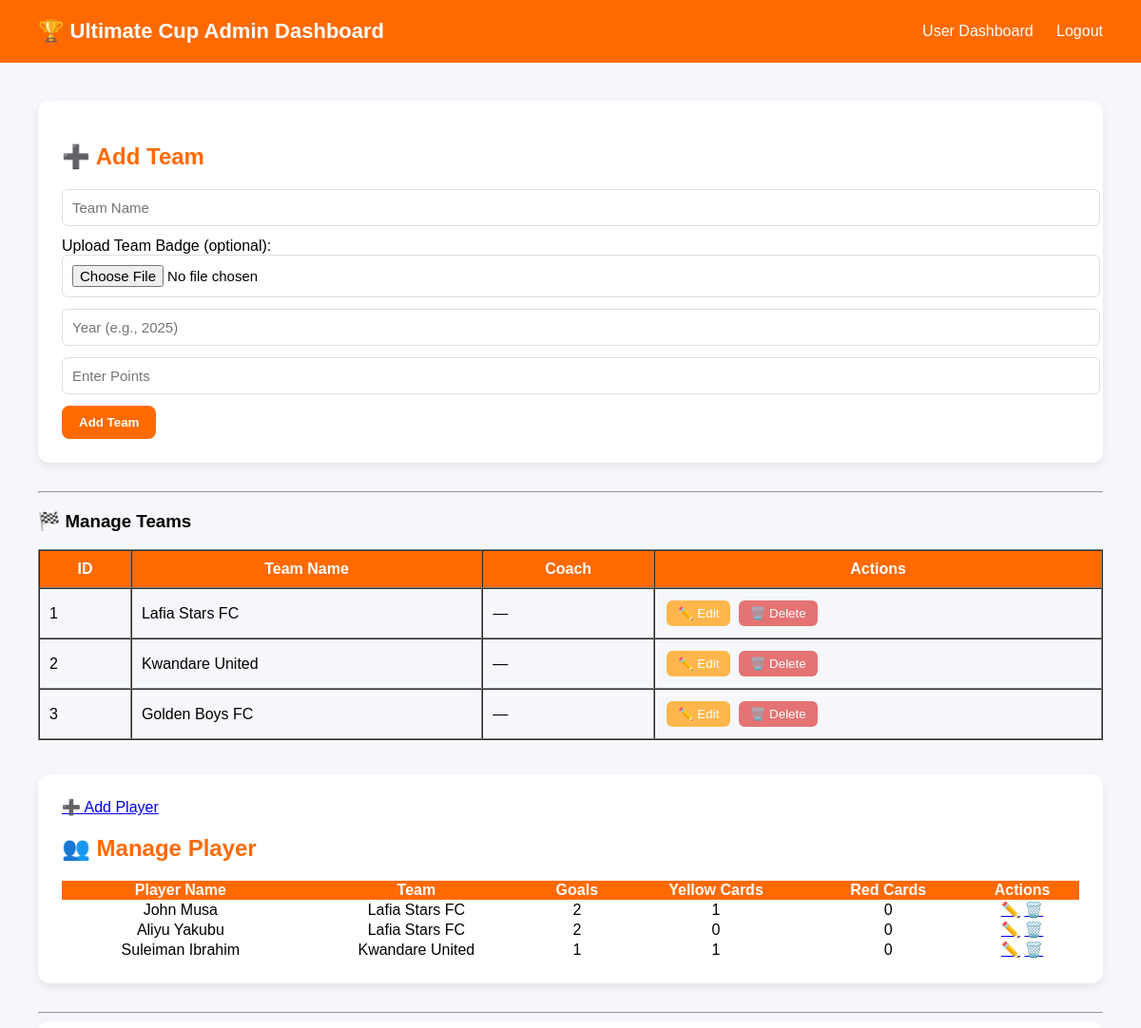
Before: /admin (signed in, upper part) with the older database file.
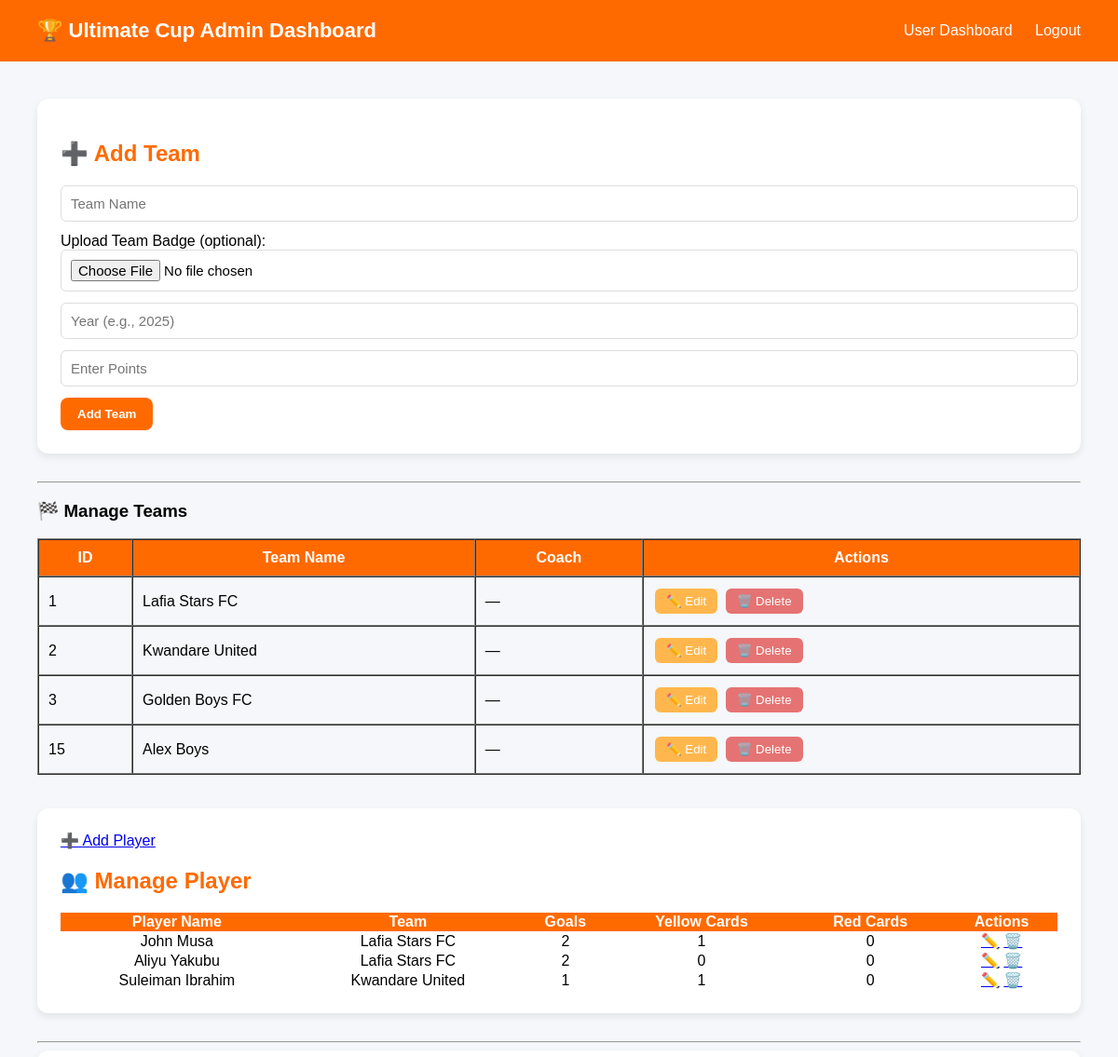
After: the same page with the newer database file.
### tables this page shows
CREATE TABLE teams (
    id INTEGER PRIMARY KEY AUTOINCREMENT,
    name TEXT NOT NULL,
    group_name TEXT
, badge_path TEXT, coach TEXT, badge TEXT);

CREATE TABLE players (
    id INTEGER PRIMARY KEY AUTOINCREMENT,
    name TEXT NOT NULL,
    team_id INTEGER,
    goals INTEGER DEFAULT 0,
    yellow_cards INTEGER DEFAULT 0,
    red_cards INTEGER DEFAULT 0,
    FOREIGN KEY (team_id) REFERENCES teams(id)
);

### app.py (the view)
@app.route('/admin')
def admin_dashboard():
    if 'logged_in' not in session:
        return redirect(url_for('login'))
    conn = get_db()
    teams = conn.execute("SELECT * FROM teams").fetchall()
    players = conn.execute("""
        SELECT p.*, t.name AS team_name
        FROM players p
        LEFT JOIN teams t ON p.team_id = t.id
    """).fetchall()
    matches = conn.execute("""
        SELECT m.*, t1.name AS team_a_name, t2.name AS team_b_name
        FROM matches m
        JOIN teams t1 ON m.team_a = t1.id
        JOIN teams t2 ON m.team_b = t2.id
    """).fetchall()
    conn.close()
    return render_template('admin_dashboard.html', teams=teams, players=players, matches=matches)

### app.py (called while the page is built)
def get_db():
    conn = sqlite3.connect("ultimate_cup.db")
    conn.row_factory = sqlite3.Row
    return conn

### templates/admin_dashboard.html (shortened to what this page needs)
<!DOCTYPE html>
<html lang="en">
<head>
</head>
<body>
    <header>
        <h1>🏆 Ultimate Cup Admin Dashboard</h1>
        <nav>
            <a href="{{ url_for('user_dashboard') }}">User Dashboard</a>
            <a href="{{ url_for('logout') }}">Logout</a>
        </nav>
    </header>
    <div class="container">
        <div class="card">
            <h2>➕ Add Team</h2>
            <form action="{{ url_for('add_team') }}" method="POST" enctype="multipart/form-data">
                <input type="text" name="name" placeholder="Team Name" required>
                <label>Upload Team Badge (optional):</label>
                <input type="file" name="badge">
                <input type="number" name="year" placeholder="Year (e.g., 2025)" required>
                <input type="number" step="0.1" name="points" placeholder="Enter Points" required>
                <button type="submit">Add Team</button>
            </form>
        </div>
        <hr>
        <h3>🏁 Manage Teams</h3>
        <table border="1" cellpadding="10" cellspacing="0" width="100%">
            <tr style="background:#FF6A00; color:white;">
                <th>ID</th>
                <th>Team Name</th>
                <th>Coach</th>
                <th>Actions</th>
            </tr>
            {% for team in teams %}
            <tr>
                <td>{{ team['id'] }}</td>
                <td>{{ team['name'] }}</td>
                <td>{{ team['coach'] or '—' }}</td>
                <td>
                    <form action="{{ url_for('edit_team', id=team['id']) }}" method="post" style="display:inline;">
                        <button type="submit" class="btn-edit">✏️ Edit</button>
                    </form>
                    <form action="{{ url_for('delete_team', id=team['id']) }}" method="post" style="display:inline;">
                        <button type="submit" class="btn-delete">🗑️ Delete</button>
                    </form>
                </td>
            </tr>
            {% endfor %}
        </table>
        <br><br>
        <div class="card">
            <a href="{{ url_for('add_player') }}" class="btn btn-success">➕ Add Player</a>
            <h2>👥 Manage Player</h2>
            <table style="width:100%; border-collapse:collapse;">
                <thead style="background:#FF6A00; color:white;">
                    <tr>
                        <th>Player Name</th>
                        <th>Team</th>
                        <th>Goals</th>
                        <th>Yellow Cards</th>
                        <th>Red Cards</th>
                        <th>Actions</th>
                    </tr>
                </thead>
                <tbody>
                    {% for player in players %}
                    <tr style="text-align:center;">
                        <td>{{ player['name'] }}</td>
                        <td>
                            {% for team in teams %}
                            {% if team['id'] == player['team_id'] %}
                            {{ team['name'] }}
                            {% endif %}
                            {% endfor %}
                        </td>
                        <td>{{ player['goals'] or 0 }}</td>
                        <td>{{ player['yellow_cards'] or 0 }}</td>
                        <td>{{ player['red_cards'] or 0 }}</td>
                        <td>
                            <a href="{{ url_for('edit_player', id=player['id']) }}">✏️</a>
                            <a href="{{ url_for('delete_player', id=player['id']) }}">🗑️</a>
                        </td>
                    </tr>
                    {% endfor %}
                </tbody>
            </table>
        </div>
        <hr>
        <div class="card">
        </div>
    </div>
</body>
</html>

### templates/admin_dashboard.html (style rules this page uses)
body { font-family: 'Poppins', sans-serif; background: #f5f7fa; margin: 0; }
header { background: #FF6A00; color: white; padding: 20px 40px; display: flex; justify-content: space-between; align-items: center; }
header h1 { margin: 0; font-size: 22px; }
nav a { color: white; text-decoration: none; margin-left: 20px; font-weight: 500; }
.container { padding: 40px; }
.card { background: white; border-radius: 12px; padding: 25px; margin-bottom: 30px; box-shadow: 0 4px 8px rgba(0, 0, 0, 0.08); }
h2 { color: #FF6A00; margin-bottom: 20px; }
input, select { width: 100%; padding: 10px; margin-bottom: 12px; border-radius: 6px; border: 1px solid #ddd; font-size: 15px; }
button { background: #FF6A00; border: none; color: white; padding: 10px 18px; border-radius: 8px; cursor: pointer; font-weight: bold; }
.btn-edit, .btn-delete { border: none; border-radius: 6px; padding: 6px 12px; margin: 2px; cursor: pointer; font-weight: 500; }
.btn-edit { background: #ffb74d; color: white; }
.btn-delete { background: #e57373; color: white; }

Changed rows visible on the page:
added teams: id "15", name "Alex Boys", team "—", shown under "🏁 Manage Teams"
